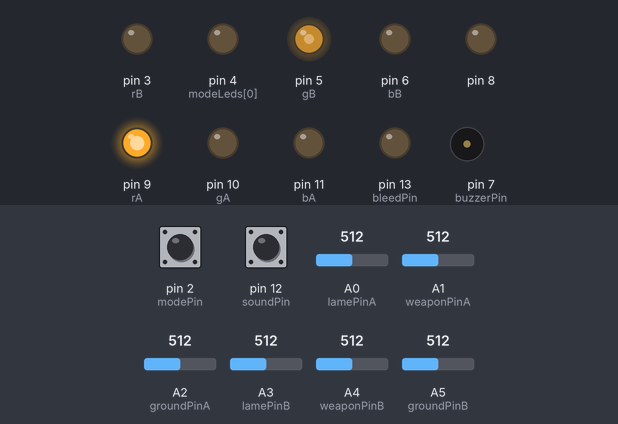
Bench run of a sketch on a simulated Arduino Uno, built with avr-gcc and run on an emulated ATmega328P. Shown: output pins drawn as LEDs (lit = HIGH), buzzer (waves = sounding, pin HIGH). The inputs (shaded band) are chosen by the test bench; at power-on: pin 2 (modePin) HIGH, A1 (weaponPinA) = 512, A3 (lamePinB) = 512, A4 (weaponPinB) = 512, pin 12 (soundPin) HIGH, A0 (lamePinA) = 512, A2 (groundPinA) = 512, A5 (groundPinB) = 512. What the sketch prints to the serial monitor is not drawn.

Above: at 5.8 s.
5.9 s: pin 2 (modePin) pulled LOW for 0.15 s
At 8.6 s:
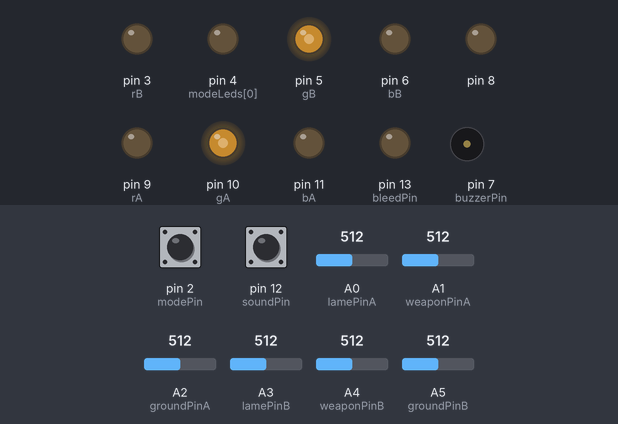
9.0 s: A1 (weaponPinA) set to 466
12.0 s: A1 (weaponPinA) set to 435
At 13.5 s:
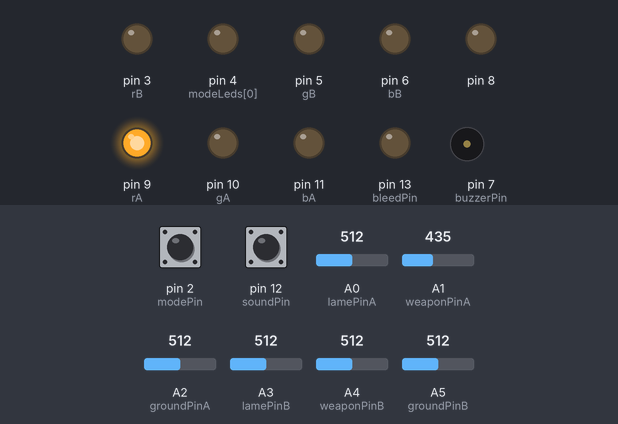
14.6 s: A3 (lamePinB) set to 55
16.6 s: A3 (lamePinB) set to 46
At 18.8 s:
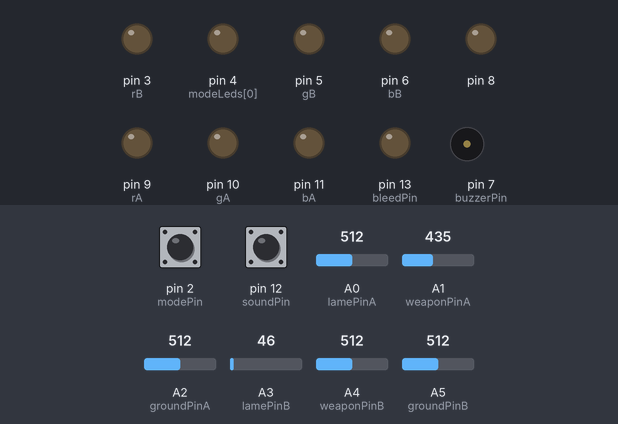
19.6 s: A4 (weaponPinB) set to 465
22.6 s: A4 (weaponPinB) set to 440
At 25.2 s:
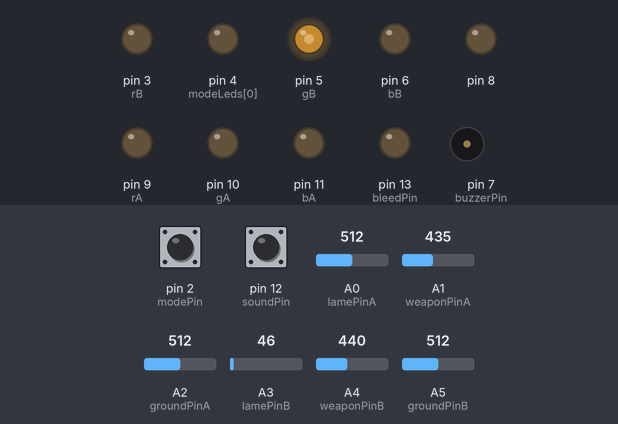
Timing chart, 0 to 26.2 s (numbered marks = the images above; inputs shaded):
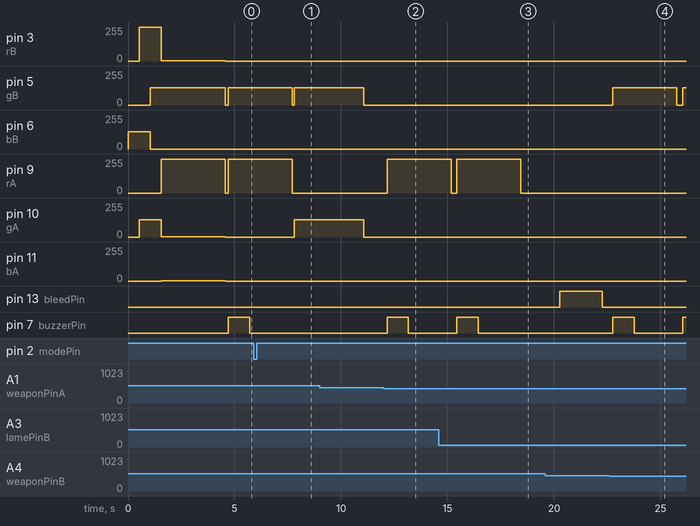

Measured:
- the behaviour switches between 450 and 449 on A1 (weaponPinA) (found by bisection; images 1 and 2)
- the behaviour switches between 51 and 50 on A3 (lamePinB) (found by bisection; images 2 and 3)
- the behaviour switches between 450 and 449 on A4 (weaponPinB) (found by bisection; images 3 and 4)
- after the input at 5.9 s, pin 9 (rA): goes on until 7.7 s, then stays 0/255; pin 10 (gA): 0/255 → 128/255 after 1.9 s; pin 7 (buzzerPin): stays LOW (without the input it goes to HIGH after 2.0 s)
- after the input at 12.0 s, pin 9 (rA): 0/255 → 255/255 after 0.17 s; pin 13 (bleedPin): stays LOW (without the input it goes to HIGH after 0.81 s); pin 7 (buzzerPin): LOW → HIGH after 0.17 s, → LOW 1.0 s later
- after the input at 16.6 s, pin 9 (rA): goes on until 18.4 s, then stays 0/255; pin 7 (buzzerPin): stays LOW (without the input it goes to HIGH after 2.1 s)
- after the input at 22.6 s, pin 5 (gB): 0/255 → 128/255 after 0.17 s, → 0/255 3.0 s later, → 128/255 0.27 s later; pin 7 (buzzerPin): LOW → HIGH after 0.17 s, → LOW 1.0 s later, → HIGH 2.3 s later

The sketch:

fencingBox.ino
```cpp
//==================================================================================//
//                                                                                  //
//  Desc:    Arduino Code to implement a fencing scoring apparatus                  //
//  Dev:     Sparpo                                                                 //
//  Date:    Nov  2012                                                              //
//  Updated: Sept 2022                                                              //
//  Notes:   1. Basis of algorithm from digitalwestie & Wnew on github. Thanks guys //
//           2. Used uint8_t instead of int where possible to optimise              //
//           3. Set ADC prescaler to 16 faster ADC reads                            //
//                                                                                  //
//  To do:   1. Could use shift reg on lights and mode LEDs to save pins            //
//           2. Implement short circuit LEDs (already provision for it)             //
//           3. Set up debug levels correctly                                       //
//                                                                                  //
//==================================================================================//

//============
// #defines
//============
//TODO: set up debug levels correctly
//#define DEBUG 0
//#define TEST_LIGHTS       // turns on lights for a second on start up
//#define TEST_ADC_SPEED    // used to test sample rate of ADCs
//#define REPORT_TIMING     // prints timings over serial interface
#define BUZZERTIME  1000  // length of time the buzzer is kept on after a hit (ms)
#define LIGHTTIME   3000  // length of time the lights are kept on after a hit (ms)
#define BAUDRATE   9600  // baudrate of the serial debug interface
#define R 255 //max red value. Red LEDs resistor too large. Blue and green need to be same brightness
#define G 128 //max green value
#define B 138 //max blue value

//============
// Pin Setup
//============

const uint8_t rB = 3;
const uint8_t gB = 5;
const uint8_t bB = 6;
const uint8_t rA = 9;
const uint8_t gA = 10;
const uint8_t bA = 11;

const uint8_t lamePinA   = A0;    // Lame   A pin - Analog (Epee return path)
const uint8_t weaponPinA = A1;    // Weapon A pin - Analog
const uint8_t groundPinA = A2;    // Ground A pin - Analog

const uint8_t lamePinB   = A3;    // Lame   B pin - Analog (Epee return path)
const uint8_t weaponPinB = A4;    // Weapon B pin - Analog
const uint8_t groundPinB = A5;    // Ground B pin - Analog

const uint8_t buzzerPin  =  7;        // buzzer pin
const uint8_t soundPin   =  12;       // Pin turns sound on or off

const uint8_t modePin    =  2;        // Mode change button interrupt pin 0 (digital pin 2)
const uint8_t modeLeds[] = {4, 5, 6}; // LED pins to indicate weapon mode selected {f e s}

const uint8_t bleedPin = 13;     // Current bleeder resistor pin. Only needed if using phone power bank as power source.

//=========================
// values of analog reads
//=========================
int weaponA = 0;
int weaponB = 0;
int lameA   = 0;
int lameB   = 0;
int groundA = 0;
int groundB = 0;

int soundEn = 1; //sound enable

//=======================
// depress and timeouts
//=======================
long depressAtime = 0;
long depressBtime = 0;
bool lockedOut    = false;

//==========================
// Lockout & Depress Times
//==========================
// the lockout time between hits for foil is 300ms +/-25ms
// the minimum amount of time the tip needs to be depressed for foil 14ms +/-1ms
// the lockout time between hits for epee is 45ms +/-5ms (40ms -> 50ms)
// the minimum amount of time the tip needs to be depressed for epee 2ms
// the lockout time between hits for sabre is 170ms +/-10ms
// the minimum amount of time the tip needs to be depressed (in contact) for sabre 0.1ms -> 1ms
// These values are stored as micro seconds for more accuracy
//                         foil   epee   sabre
const long lockout [] = {300000,  45000, 170000};  // the lockout time between hits
const long depress [] = { 14000,   2000,   1000};  // the minimum amount of time the tip needs to be depressed


//=================
// mode constants
//=================
const uint8_t FOIL_MODE  = 0;
const uint8_t EPEE_MODE  = 1;
const uint8_t SABRE_MODE = 2;

long bleedTime = 0;

uint8_t currentMode = 1;

bool modeJustChangedFlag = false;

//=========
// states
//=========
boolean depressedA  = false;
boolean depressedB  = false;
boolean hitOnTargA  = false;
boolean hitOffTargA = false;
boolean hitOnTargB  = false;
boolean hitOffTargB = false;

#ifdef TEST_ADC_SPEED
long now;
long loopCount = 0;
bool done = false;
#endif


//================
// Configuration
//================
void setup() {
  // set the internal pullup resistor on modePin
  pinMode(modePin, INPUT_PULLUP);
  pinMode(soundPin, INPUT_PULLUP);
  pinMode(8, OUTPUT);
  digitalWrite(8, LOW);
  // add the interrupt to the mode pin (interrupt is pin 0)
  attachInterrupt(digitalPinToInterrupt(modePin), changeMode, FALLING);
  pinMode(modeLeds[0], OUTPUT);
  pinMode(modeLeds[1], OUTPUT);
  pinMode(modeLeds[2], OUTPUT);

  // set the light pins to outputs

  pinMode(bleedPin, OUTPUT);
  pinMode(rA, OUTPUT);
  pinMode(gB, OUTPUT);
  pinMode(bA,  OUTPUT);
  pinMode(rB,  OUTPUT);
  pinMode(gA,  OUTPUT);
  pinMode(bB,  OUTPUT);
  pinMode(buzzerPin,  OUTPUT);

  digitalWrite(modeLeds[currentMode], HIGH);
  digitalWrite(bleedPin, LOW);
#ifdef TEST_LIGHTS
  testLights();
#endif

  // this optimises the ADC to make the sampling rate quicker
  adcOpt();

  Serial.begin(BAUDRATE);
  Serial.println("3 Weapon Scoring Box");
  Serial.println("====================");
  Serial.print  ("Mode : ");
  Serial.println(currentMode);

  startUpAnimation();

  resetValues();
}


//=============
// ADC config
//=============
void adcOpt() {

  // the ADC only needs a couple of bits, the atmega is an 8 bit micro
  // so sampling only 8 bits makes the values easy/quicker to process
  // unfortunately this method only works on the Due.
  //analogReadResolution(8);

  // Data Input Disable Register
  // disconnects the digital inputs from which ever ADC channels you are using
  // an analog input will be float and cause the digital input to constantly
  // toggle high and low, this creates noise near the ADC, and uses extra
  // power Secondly, the digital input and associated DIDR switch have a
  // capacitance associated with them which will slow down your input signal
  // if you’re sampling a highly resistive load
  DIDR0 = 0x7F;

  // set the prescaler for the ADCs to 16 this allowes the fastest sampling
  bitClear(ADCSRA, ADPS0);
  bitClear(ADCSRA, ADPS1);
  bitSet  (ADCSRA, ADPS2);
}


//============
// Main Loop
//============
void loop() {
  // use a while as a main loop as the loop() has too much overhead for fast analogReads
  // we get a 3-4% speed up on the loop this way
  while (1) {

    checkIfModeChanged();

    // read analog pins
    weaponA = analogRead(weaponPinA);
    weaponB = analogRead(weaponPinB);
    lameA   = analogRead(lamePinA);
    lameB   = analogRead(lamePinB);
    groundA   = analogRead(groundPinA);
    groundB   = analogRead(groundPinB);
    soundEn = digitalRead(soundPin);
#ifdef DEBUG
    String outputs = String("Data: ") + weaponA  + "," + lameA + "," + groundA + "," + weaponB + "," + lameB + "," + groundB;
    Serial.println(outputs);

#endif

    signalHits();
    if      (currentMode == FOIL_MODE)
      foil();
    else if (currentMode == EPEE_MODE)
      epee();
    else if (currentMode == SABRE_MODE)
      sabre();

#ifdef TEST_ADC_SPEED
    if (loopCount == 0) {
      now = micros();
    }
    loopCount++;
    if ((micros() - now >= 1000000) && done == false) {
      Serial.print(loopCount);
      Serial.println(" readings in 1 sec");
      done = true;
    }
#endif

    bleedResistor();
  }
}


//=====================
// Bleed Pin
//=====================
void bleedResistor() {  //Needed for power banks. Stops them from shutting down.
  long now = millis();
  if (now > (bleedTime + 5000) && now < (bleedTime + 6000)) { // For 1 second out of every 6, bleedPin goes high. This stops power bank from turning off.
    digitalWrite(bleedPin, HIGH);
  } else if (now > (bleedTime + 7000)) {
    digitalWrite(bleedPin, LOW);
    bleedTime = millis();
  }
}

//=====================
// Mode pin interrupt
//=====================
void changeMode() {
  // set a flag to keep the time in the ISR to a min
  modeJustChangedFlag = true;
}


//============================
// Sets the correct mode led
//============================
void setModeLeds() {
  if (currentMode == FOIL_MODE) {
    //digitalWrite(onTargetA, HIGH);
    analogWrite(bA, B);
    analogWrite(bB, B);

  } else {
    if (currentMode == EPEE_MODE) {
      //digitalWrite(onTargetB, HIGH);
      analogWrite(rA, R);
      analogWrite(rB, R);
    } else {
      if (currentMode == SABRE_MODE) {
        //digitalWrite(onTargetA, HIGH);
        //digitalWrite(onTargetB, HIGH);
        analogWrite(gA, G);
        analogWrite(gB, G);

      }
    }
  }
  delay(250);
  resetValues();
}


//========================
// Run when mode changed
//========================
void checkIfModeChanged() {
  if (modeJustChangedFlag) {
    //if (!(digitalRead(modePin))) {
      //Serial.print("yes");
      if (currentMode == 2)
        currentMode = 0;
      else
        currentMode++;
    //}
    setModeLeds();
#ifdef DEBUG
    Serial.print("Mode changed to: ");
    Serial.println(currentMode);
#endif
    modeJustChangedFlag = false;
  }
}


//===================
// Main foil method
//===================
void foil() {

  long now = micros();
  if (((hitOnTargA || hitOffTargA) && (depressAtime + lockout[0] < now)) ||
      ((hitOnTargB || hitOffTargB) && (depressBtime + lockout[0] < now))) {
    lockedOut = true;
  }
  // weapon A
  if (hitOnTargA == false && hitOffTargA == false) { // ignore if A has already hit
    // off target

    if (550 < weaponA && lameB < 50) {
      //Serial.println("yes");
      if (!depressedA) {
        depressAtime = micros();
        depressedA   = true;
      } else {
        if (depressAtime + depress[0] <= micros()) {
          hitOffTargA = true;
        }
      }
    } else {
      // on target
      if (450 < weaponA && weaponA < 550 && 450 < lameB && lameB < 550) {
        if (!depressedA) {
          depressAtime = micros();
          depressedA   = true;
        } else {
          if (depressAtime + depress[0] <= micros()) {
            hitOnTargA = true;
          }
        }
      } else {
        // reset these values if the depress time is short.
        depressAtime = 0;
        depressedA   = 0;
      }
    }
  }

  // weapon B
  if (hitOnTargB == false && hitOffTargB == false) { // ignore if B has already hit
    // off target
    if (550 < weaponB && lameA < 50) {
      if (!depressedB) {
        depressBtime = micros();
        depressedB   = true;
      } else {
        if (depressBtime + depress[0] <= micros()) {
          hitOffTargB = true;
        }
      }
    } else {
      // on target
      if (450 < weaponB && weaponB < 550 && 450 < lameA && lameA < 550) {
        if (!depressedB) {
          depressBtime = micros();
          depressedB   = true;
        } else {
          if (depressBtime + depress[0] <= micros()) {
            hitOnTargB = true;
          }
        }
      } else {
        // reset these values if the depress time is short.
        depressBtime = 0;
        depressedB   = 0;
      }
    }
  }
}


//===================
// Main epee method
//===================
void epee() {
  long now = micros();
  if ((hitOnTargA && (depressAtime + lockout[1] < now)) || (hitOnTargB && (depressBtime + lockout[1] < now))) {
    lockedOut = true;
  }

  // weapon A
  //  no hit for A yet    && weapon depress    && opponent lame touched
  if (hitOnTargA == false) {
    if (450 < weaponA && weaponA < 550 && 450 < lameA && lameA < 550) {

      if (!depressedA) {
        depressAtime = micros();
        depressedA   = true;
      } else {
        if (depressAtime + depress[1] <= micros()) {
          hitOnTargA = true;
        }
      }

      #ifdef REPORT_TIMING  //check if timing is correct
        Serial.println(micros() - depressAtime);
      #endif

    } else {
      // reset these values if the depress time is short.
      if (depressedA == true) {
        depressAtime = 0;
        depressedA   = 0;
      }
    }
  }

  // weapon B
  //  no hit for B yet    && weapon depress    && opponent lame touched
  if (hitOnTargB == false) {
    if (450 < weaponB && weaponB < 550 && 450 < lameB && lameB < 550) {
      if (!depressedB) {
        depressBtime = micros();
        depressedB   = true;
      } else {
        if (depressBtime + depress[1] <= micros()) {
          hitOnTargB = true;
        }
      }

      #ifdef REPORT_TIMING //check if timing is correct
        Serial.println(micros() - depressBtime);
      #endif

    } else {
      // reset these values if the depress time is short.
      if (depressedB == true) {
        depressBtime = 0;
        depressedB   = 0;
      }
    }
  }
}


//===================
// Main sabre method
//===================
void sabre() {

  long now = micros();
  if (((hitOnTargA || hitOffTargA) && (depressAtime + lockout[2] < now)) ||
      ((hitOnTargB || hitOffTargB) && (depressBtime + lockout[2] < now))) {
    lockedOut = true;
  }

  // weapon A
  if (hitOnTargA == false && hitOffTargA == false) { // ignore if A has already hit
    // on target
    if (weaponA < 450 &&  50 < lameB) {
      if (!depressedA) {
        depressAtime = micros();
        depressedA   = true;
      } else {
        if (depressAtime + depress[2] <= micros()) {
          hitOnTargA = true;
        }
      }

      #ifdef REPORT_TIMING  //check if timing is correct
        Serial.println(micros() - depressAtime);
      #endif

    } else {
      // reset these values if the depress time is short.
      depressAtime = 0;
      depressedA   = 0;
    }
  }

  // weapon B
  if (hitOnTargB == false && hitOffTargB == false) { // ignore if B has already hit
    // on target
    if ( weaponB < 450 && 50 < lameA) {
      if (!depressedB) {
        depressBtime = micros();
        depressedB   = true;

      #ifdef REPORT_TIMING  //check if timing is correct
        Serial.println(micros() - depressBtime);
      #endif

      } else {
        if (depressBtime + depress[2] <= micros()) {
          hitOnTargB = true;
        }
      }
    } else {
      // reset these values if the depress time is short.
      depressBtime = 0;
      depressedB   = 0;
    }
  }
}


//==============
// Signal Hits
//==============
void signalHits() {
  // non time critical, this is run after a hit has been detected
  if (lockedOut) {

    if(soundEn) { //if sound enabled
      digitalWrite(buzzerPin,  HIGH);
    }

    if (hitOnTargA) { //green
      analogWrite(rA, R);
      analogWrite(gA, 0);
      analogWrite(bA, 0);
    }
    if (hitOffTargA) { //white
      analogWrite(rA, R);
      analogWrite(gA, G);
      analogWrite(bA, B);
    }
    if (hitOffTargB) { //white
      analogWrite(rB, R);
      analogWrite(gB, G);
      analogWrite(bB, B);
    }
    if (hitOnTargB) { //red
      analogWrite(rB, 0);
      analogWrite(gB, G);
      analogWrite(bB, 0);
    }


#ifdef DEBUG
    String serData = String("hitOnTargA  : ") + hitOnTargA  + "\n"
                     + "hitOffTargA : "  + hitOffTargA + "\n"
                     + "hitOffTargB : "  + hitOffTargB + "\n"
                     + "hitOnTargB  : "  + hitOnTargB  + "\n"
                     + "Locked Out  : "  + lockedOut   + "\n";
    Serial.println(serData);
#endif
    resetValues();
  }
}


//======================
// Reset all variables
//======================
void resetValues() {
  delay(BUZZERTIME);             // wait before turning off the buzzer
  digitalWrite(buzzerPin,  LOW);
  delay(LIGHTTIME - BUZZERTIME); // wait before turning off the lights
  /*digitalWrite(onTargetA,  LOW);
    digitalWrite(offTargetA, LOW);
    digitalWrite(offTargetB, LOW);
    digitalWrite(onTargetB,  LOW);
    digitalWrite(shortLEDA,  LOW);
    digitalWrite(shortLEDB,  LOW);*/
  analogWrite(rA, 0);
  analogWrite(gA, 0);
  analogWrite(bA, 0);
  analogWrite(rB, 0);
  analogWrite(gB, 0);
  analogWrite(bB, 0);
  lockedOut    = false;
  depressAtime = 0;
  depressedA   = false;
  depressBtime = 0;
  depressedB   = false;

  hitOnTargA  = false;
  hitOffTargA = false;
  hitOnTargB  = false;
  hitOffTargB = false;

  delay(100);
}


//==============
// Test lights
//==============
void testLights() {
  /*digitalWrite(offTargetA, HIGH);
    digitalWrite(onTargetA,  HIGH);
    digitalWrite(offTargetB, HIGH);
    digitalWrite(onTargetB,  HIGH);
    digitalWrite(shortLEDA,  HIGH);
    digitalWrite(shortLEDB,  HIGH);*/
  analogWrite(rA, R);
  analogWrite(gA, G);
  analogWrite(bA, B);
  analogWrite(rB, R);
  analogWrite(gB, G);
  analogWrite(bB, B);
  delay(1000);
  resetValues();
}

//====================
// Start up animation
//====================
void startUpAnimation() {
  int d = 2;
  for (int i = 0; i < 255; i++) {
    analogWrite(rA, i);
    analogWrite(gA, i / 2);
    analogWrite(bA, 128 - i / 2);

    analogWrite(rB, i);
    analogWrite(gB, 0);
    analogWrite(bB, 128);
    delay(d);
  }

  for (int i = 0; i < 255; i++) {
    analogWrite(rA, 255 - i);
    analogWrite(gA, 128);
    analogWrite(bA, i / 2);

    analogWrite(rB, 255);
    analogWrite(gB, i / 2);
    analogWrite(bB, 128 - i / 2);
    delay(d);
  }

  for (int i = 0; i < 255; i++) {
    analogWrite(rA, i);
    analogWrite(gA, 128 - i / 2);
    analogWrite(bA, 128 - i / 2);

    analogWrite(rB, 255 - i);
    analogWrite(gB, 128);
    analogWrite(bB, 0);
    delay(d);
  }
}
```
